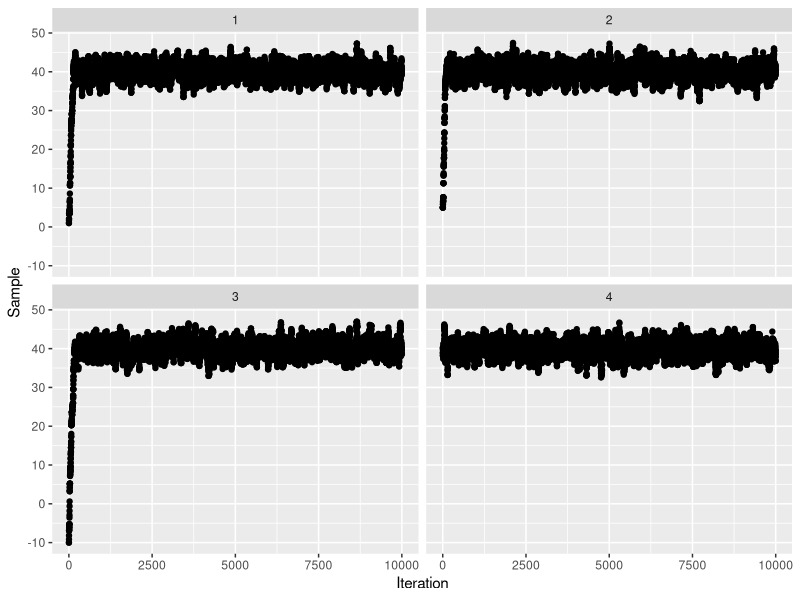
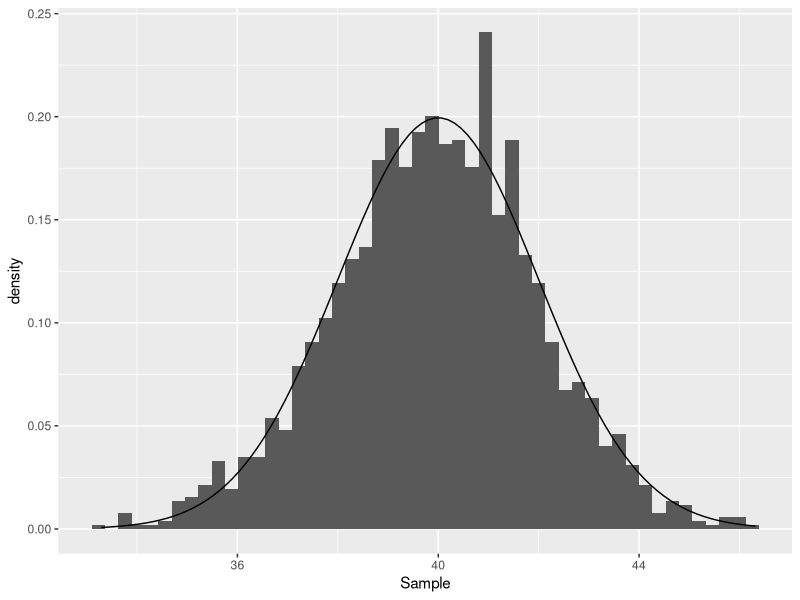
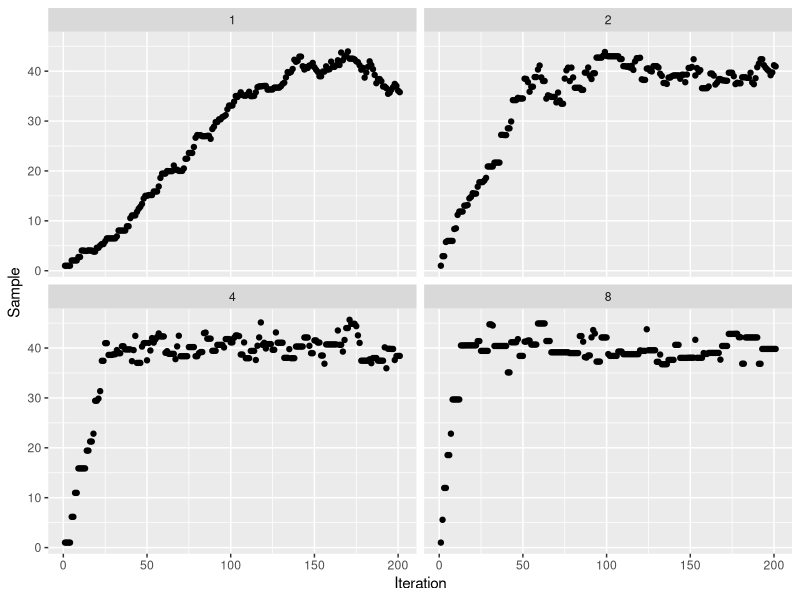
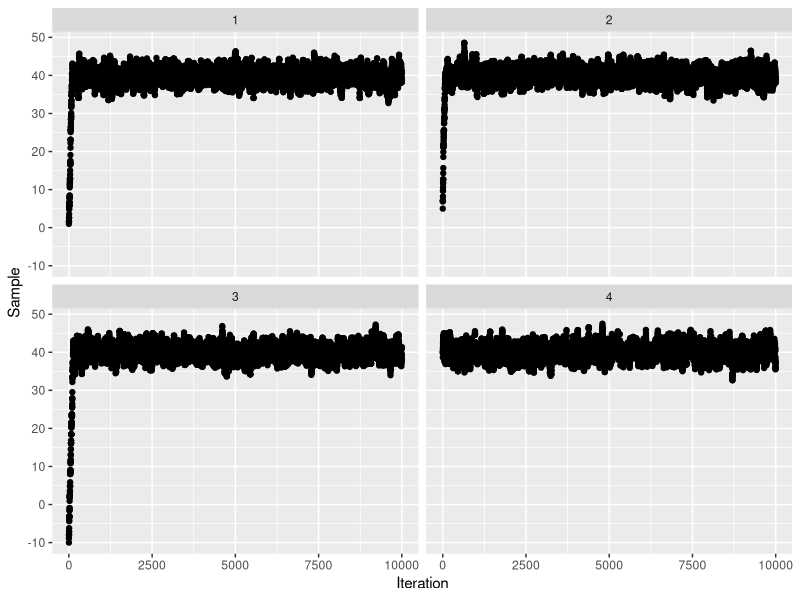
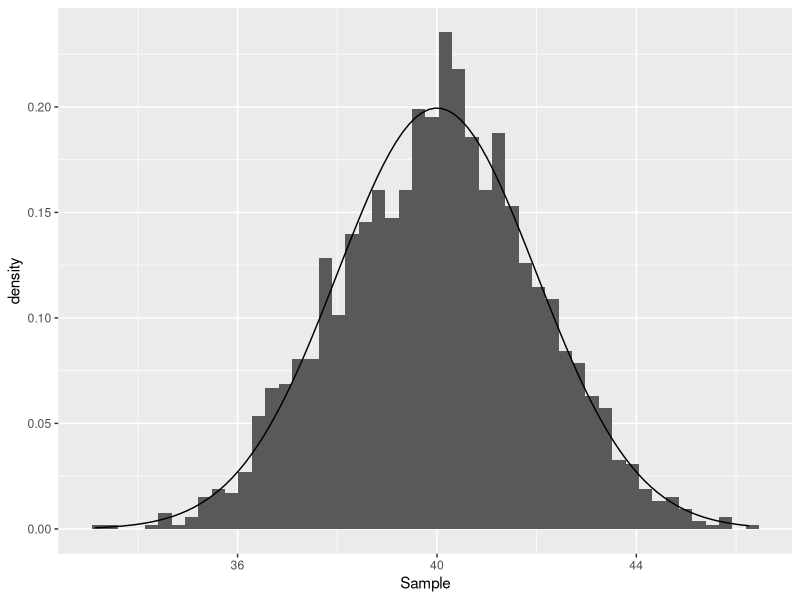

Source code (R) for these figures, in order:
## ---- chunk 1
number_samples = 10000
initial_samples= c(1.0, 5.0, -10.0, 40.0)
mu = 40
sd = 2

transition_kernel <- function(current){
    proposed = current + rnorm(1, 0, 1)
    acceptance_criteria = dnorm(proposed, mu, sd)*dnorm(current, proposed, 1)/(dnorm(current, mu, sd)*dnorm(proposed, current, 1));
    if(runif(1, 0, 1) > acceptance_criteria){
        proposed = current
    }
    return(proposed)
}

generate_mcmc_chain <- function(initial_sample){
    return(
           purrr::accumulate(.x = 1:number_samples,
                             .f = ~ transition_kernel(.x),
                             .init = initial_sample)
    )
}

mcmc_chains = purrr::map(.x = initial_samples,
                         .f = ~ tibble::tibble(Sample = generate_mcmc_chain(.x)) |>
                             dplyr::mutate(Iteration = dplyr::row_number())) |>
                dplyr::bind_rows(.id = "Chain")

mcmc_chains |>
    ggplot2::ggplot(ggplot2::aes(x = Iteration, y = Sample)) +
    ggplot2::geom_point() +
    ggplot2::facet_wrap(~Chain)

mcmc_chains |>
    dplyr::filter(Iteration > 250) |>
    dplyr::slice(which(Iteration %% 20 == 0)) |>
    ggplot2::ggplot(ggplot2::aes(x = Sample)) +
    ggplot2::geom_histogram(ggplot2::aes(y = ggplot2::after_stat(density)),
                            bins = 50) +
    ggplot2::geom_function(fun = dnorm, args = list(mu, sd))
## ---- chunk 2
number_samples = 200
initial_sample = 1
mu = 40
sd = 2
proposal_sds = 2^(seq(0, 3))

transition_kernel <- function(current, proposal_sd){
    proposed = current + rnorm(1, 0, proposal_sd)
    acceptance_criteria = dnorm(proposed, mu, sd)*dnorm(current, proposed, proposal_sd)/(dnorm(current, mu, sd)*dnorm(proposed, current, proposal_sd));
    if(runif(1, 0, 1) > acceptance_criteria){
        proposed = current
    }
    return(proposed)
}

generate_mcmc_chain <- function(proposal_sd){
    return(
           purrr::accumulate(.x = 1:number_samples,
                             .f = ~ transition_kernel(.x, proposal_sd),
                             .init = initial_sample)
    )
}

mcmc_chains = purrr::map(.x = proposal_sds,
                         .f = ~ tibble::tibble(Sample = generate_mcmc_chain(.x)) |>
                             dplyr::mutate(Iteration = dplyr::row_number(), sd = .x)) |>
                 dplyr::bind_rows()

mcmc_chains |>
    ggplot2::ggplot(ggplot2::aes(x = Iteration, y = Sample)) +
    ggplot2::geom_point() +
    ggplot2::facet_wrap(~sd)
## ---- chunk 3
number_samples = 10000
initial_samples= c(1.0, 5.0, -10.0, 40.0)
mu = 40
sd = 2

transition_kernel <- function(current){
    proposed = current + rnorm(1, 0, 1)
    log_acceptance_criteria = dnorm(proposed, mu, sd, log=TRUE) + dnorm(current, proposed, 1, log=TRUE) - dnorm(current, mu, sd, log=TRUE) - dnorm(proposed, current, 1, log=TRUE)
    if(log(runif(1, 0, 1)) > log_acceptance_criteria){
        proposed = current
    }
    return(proposed)
}

generate_mcmc_chain <- function(initial_sample){
    return(
           purrr::accumulate(.x = 1:number_samples,
                             .f = ~ transition_kernel(.x),
                             .init = initial_sample)
    )
}

mcmc_chains = purrr::map(.x = initial_samples,
                         .f = ~ tibble::tibble(Sample = generate_mcmc_chain(.x)) |>
                             dplyr::mutate(Iteration = dplyr::row_number())) |>
                dplyr::bind_rows(.id = "Chain")

mcmc_chains |>
    ggplot2::ggplot(ggplot2::aes(x = Iteration, y = Sample)) +
    ggplot2::geom_point() +
    ggplot2::facet_wrap(~Chain)

mcmc_chains |>
    dplyr::filter(Iteration > 250) |>
    dplyr::slice(which(Iteration %% 20 == 0)) |>
    ggplot2::ggplot(ggplot2::aes(x = Sample)) +
    ggplot2::geom_histogram(ggplot2::aes(y = ggplot2::after_stat(density)),
                            bins = 50) +
    ggplot2::geom_function(fun = dnorm, args = list(mu, sd))
